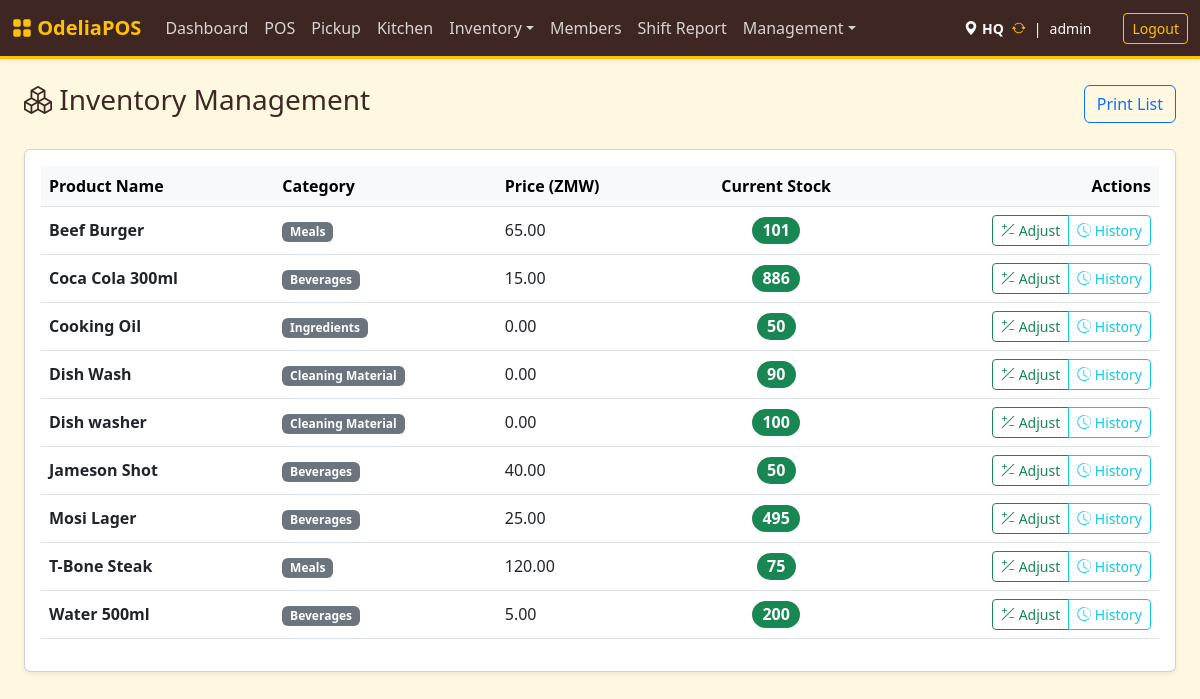
/index.php?page=inventory (signed in), run on the app's committed database.
### tables this page shows
CREATE TABLE `products` (
  `id` int NOT NULL AUTO_INCREMENT,
  `name` varchar(100) NOT NULL,
  `sku` varchar(50) DEFAULT NULL,
  `price` decimal(10,2) DEFAULT '0.00',
  `cost_price` decimal(10,2) DEFAULT '0.00',
  `unit` varchar(20) DEFAULT 'unit',
  `category_id` int DEFAULT NULL,
  `is_active` tinyint(1) DEFAULT '1',
  PRIMARY KEY (`id`),
  UNIQUE KEY `sku` (`sku`),
  KEY `category_id` (`category_id`),
  CONSTRAINT `products_ibfk_1` FOREIGN KEY (`category_id`) REFERENCES `categories` (`id`) ON DELETE SET NULL
);

CREATE TABLE `categories` (
  `id` int NOT NULL AUTO_INCREMENT,
  `name` varchar(50) NOT NULL,
  `description` varchar(255) DEFAULT NULL,
  `type` enum('food','drink','meal','ingredients','other') NOT NULL DEFAULT 'other',
  PRIMARY KEY (`id`),
  UNIQUE KEY `name` (`name`)
);

### src/inventory.php (called while the page is built, shortened)
<?php
$locationId = $_SESSION['location_id'];
$sql = "SELECT p.id, p.name, p.category_id, c.name as category_name, p.price, COALESCE(i.quantity, 0) as quantity
        FROM products p
        LEFT JOIN inventory i ON p.id = i.product_id AND i.location_id = $locationId
        JOIN categories c ON p.category_id = c.id
        WHERE p.is_active = 1
        ORDER BY p.name ASC";
$inventory = $pdo->query($sql)->fetchAll();
?>

### templates/inventory.php (the view, shortened to what this page needs)
<div class="d-flex justify-content-between align-items-center mb-4">
    <h3><i class="bi bi-boxes"></i> Inventory Management</h3>
    <div>
        <button class="btn btn-outline-primary" onclick="window.print()">Print List</button>
    </div>
</div>
<div class="card shadow-sm">
    <div class="card-body">
        <div class="table-responsive">
            <table class="table table-hover align-middle">
                <thead class="table-light">
                    <tr>
                        <th>Product Name</th>
                        <th>Category</th>
                        <th>Price (ZMW)</th>
                        <th class="text-center">Current Stock</th>
                        <th class="text-end">Actions</th>
                    </tr>
                </thead>
                <tbody>
                    <?php foreach ($inventory as $item): ?>
                    <tr class="<?= $item['quantity'] < 5 ? 'table-warning' : '' ?>">
                        <td class="fw-bold"><?= htmlspecialchars($item['name']) ?></td>
                        <td><span class="badge bg-secondary"><?= htmlspecialchars($item['category_name']) ?></span></td>
                        <td><?= number_format($item['price'], 2) ?></td>
                        <td class="text-center">
                            <span class="badge rounded-pill bg-<?= $item['quantity'] > 10 ? 'success' : ($item['quantity'] > 0 ? 'warning text-dark' : 'danger') ?> fs-6">
                                <?= $item['quantity'] ?>
                            </span>
                        </td>
                        <td class="text-end">
                            <div class="btn-group">
                                <button class="btn btn-sm btn-outline-success"
                                        onclick="openUpdateModal(<?= $item['id'] ?>, '<?= htmlspecialchars($item['name']) ?>')">
                                    <i class="bi bi-plus-slash-minus"></i> Adjust
                                </button>
                                <button class="btn btn-sm btn-outline-info"
                                        onclick="viewHistory(<?= $item['id'] ?>, '<?= htmlspecialchars($item['name']) ?>')">
                                    <i class="bi bi-clock-history"></i> History
                                </button>
                            </div>
                        </td>
                    </tr>
                    <?php endforeach; ?>
                </tbody>
            </table>
        </div>
    </div>
</div>

### templates/header.php (style rules this page uses)
:root { --theme-brown: #3e2723; --theme-gold: #ffc107; --theme-gold-dark: #d39e00; --theme-orange: #fd7e14; --theme-bg: #fff8e1; }
body { background-color: var(--theme-bg); color: var(--theme-brown); }

### data on the page
products: name "Beef Burger", category.name "Meals", price "65.00", quantity "101"
products: name "Coca Cola 300ml", category.name "Beverages", price "15.00", quantity "886"
products: name "Cooking Oil", category.name "Ingredients", price "0.00", quantity "50"
products: name "Dish Wash", category.name "Cleaning Material", price "0.00", quantity "90"
products: name "Dish washer", category.name "Cleaning Material", price "0.00", quantity "100"
products: name "Jameson Shot", category.name "Beverages", price "40.00", quantity "50"
products: name "Mosi Lager", category.name "Beverages", price "25.00", quantity "495"
products: name "T-Bone Steak", category.name "Meals", price "120.00", quantity "75"
products: name "Water 500ml", category.name "Beverages", price "5.00", quantity "200"

### other printed values
$_SESSION['location_name'] "HQ"
$_SESSION['username'] "admin"
